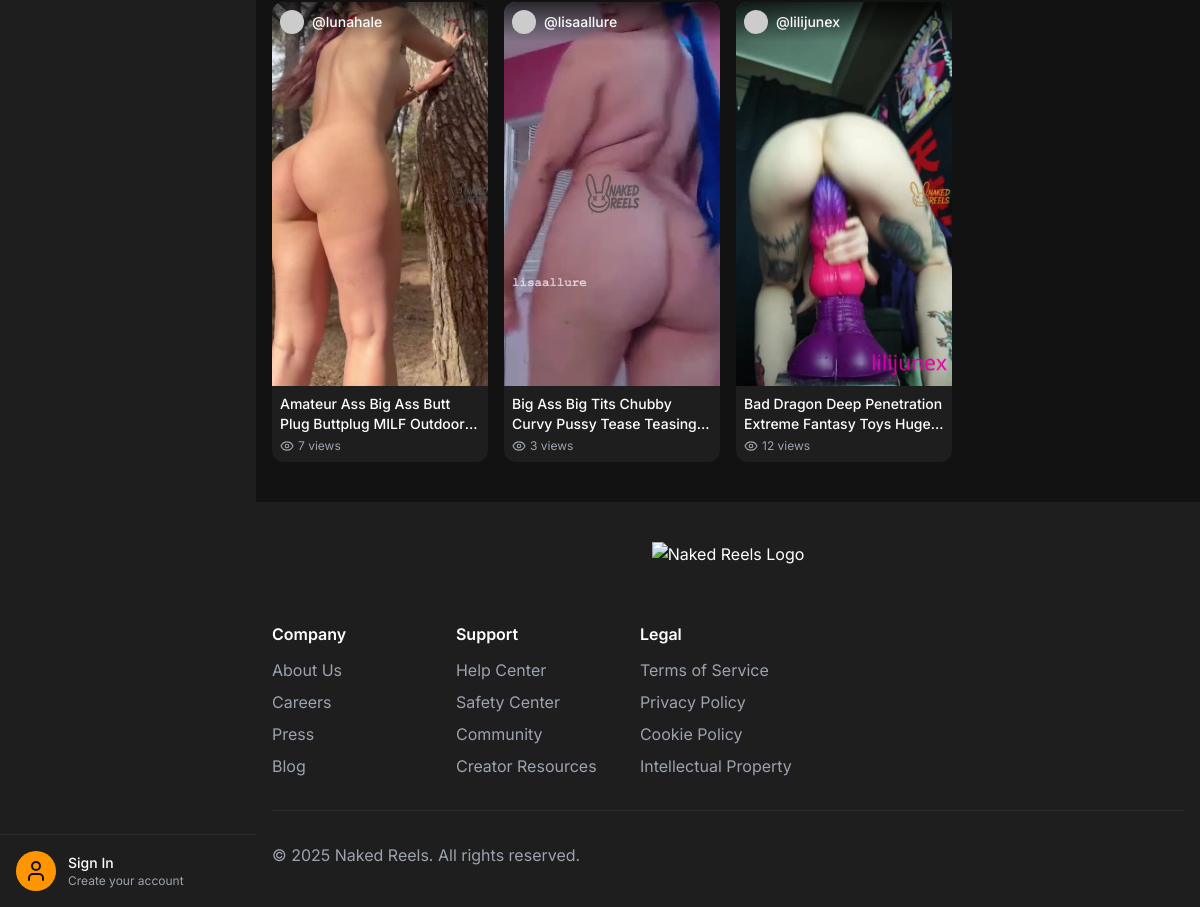
Before: /?page=2 (lower part) with the older database file.
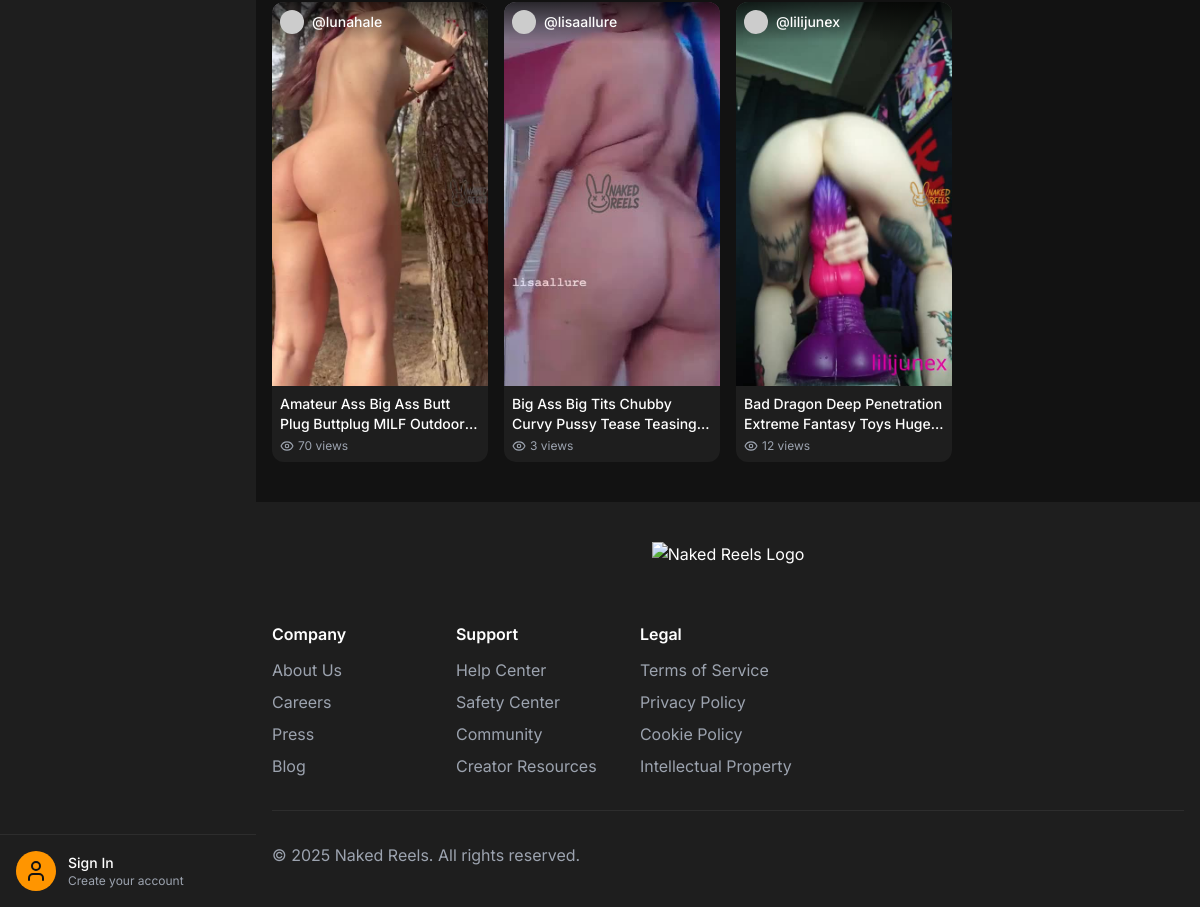
After: the same page with the newer database file.
### base/models.py (models this page shows, shortened)
class BaseModel(models.Model):
    id = models.UUIDField(primary_key=True, default=uuid.uuid4, editable=False)
    created_at = models.DateTimeField(auto_now_add=True)
    updated_at = models.DateTimeField(auto_now=True)
    class Meta:
        abstract = True

class Video(BaseModel):
    profile = models.ForeignKey(Profile, on_delete=models.CASCADE, related_name='videos')
    title = models.CharField(max_length=255)
    slug = models.SlugField(unique=True, blank=True)
    description = models.TextField(blank=True)
    video_file = models.FileField(upload_to='videos/')
    thumbnail = models.FileField(upload_to='thumbnails/', blank=True, null=True)
    category = models.ForeignKey(Category, on_delete=models.SET_NULL, null=True, blank=True)
    tags = models.ManyToManyField(Tag, blank=True, null=True)
    views = models.PositiveIntegerField(default=0)
    likes = models.PositiveIntegerField(default=0)

class Profile(BaseModel):
    user = models.OneToOneField(User, on_delete=models.CASCADE)
    bio = models.TextField(blank=True)
    avatar = models.FileField(upload_to='avatars/', blank=True)
    follow_count = models.PositiveIntegerField(default=0)

### base/views.py (the view)
# urls.py: path('', home, name="home"),
def home(request):
    all_recent_videos = Video.objects.all().order_by('-created_at')
    paginator = Paginator(all_recent_videos, 2)
    page_number = request.GET.get('page')
    recent_videos = paginator.get_page(page_number)
    for_you_videos = Video.objects.order_by('?')[:15]
    featured_profiles = Profile.objects.annotate(video_count=Count('videos')).order_by('-video_count')[:6]
    trending_categories = Category.objects.annotate(video_count=Count('video')).order_by('-video_count')[:6]
    context = {
        'recent_videos': recent_videos,
        'for_you_videos': for_you_videos,
        'featured_profiles': featured_profiles,
        'trending_categories': trending_categories,
    }
    return render(request, 'home.html', context)

### base/context_processors.py (called while the page is built)
def trending_searches(request):
    return {
        'trending_searches': get_trending_searches_cached()
    }

def categories_processor(request):
    categories = Category.objects.all()
    return {'categories': categories}

### base/utils.py (called while the page is built)
def get_trending_searches_cached(hours=24, limit=6, cache_key='trending_searches', timeout=300):
    trending = cache.get(cache_key)
    if trending is not None:
        return trending
    time_threshold = timezone.now() - timedelta(hours=hours)
    trending = (
        SearchQuery.objects.filter(searched_at__gte=time_threshold)
        .values('query')
        .annotate(search_count=Count('id'))
        .order_by('-search_count')[:limit]
    )
    cache.set(cache_key, list(trending), timeout)
    return trending

### templates/home.html (shortened to what this page needs)
{% extends 'base.html' %}
{% block body %}
<section class="py-10 px-4">
  <div class="container mx-auto">
    <div class="grid grid-cols-2 md:grid-cols-3 lg:grid-cols-4 xl:grid-cols-5 gap-4">
      {% for video in for_you_videos %}
      <a href="/video/{{video.slug}}">
        <div class="reel-card relative rounded-xl overflow-hidden group bg-dark-lighter">
          <div class="aspect-[9/16] bg-dark-light overflow-hidden">
            <img loading="lazy" src="{{ video.thumbnail.url }}" alt="{{ video.title }}"
              class="w-full h-full object-cover transition-transform duration-300">
            <div class="absolute top-0 left-0 right-0 p-2 bg-gradient-to-b from-black/70 to-transparent">
              <div class="flex items-center">
                <div class="w-6 h-6 rounded-full flex items-center justify-center">
                  {% if profile.avatar %}
              <img src="{{video.profile.avatar.url}}" alt="Creator profile" class="w-full h-full object-cover rounded-full">
              {% else %}
              <img src="https://api.dicebear.com/9.x/thumbs/svg?seed={{video.profile.user.username}}"
                alt="{{video.profile.user.username}}" class="w-full h-full object-cover rounded-full">
              {% endif %}
                </div>
                <span class="ml-2 text-sm font-medium">@{{ video.profile.user.username }}</span>
              </div>
            </div>
          </div>
          <div class="p-2">
            <h3 class="text-sm font-medium line-clamp-2">{{ video.title }}</h3>
            <div class="flex items-center mt-1 text-xs text-gray-400">
              <i data-lucide="eye" class="w-3.5 h-3.5 mr-1"></i>
              <span>{{ video.views }} views</span>
            </div>
          </div>
        </div>
      </a>
      {% endfor %}
    </div>
  </div>
</section>
{% endblock %}

Changed rows visible on the page:
changed Video "lunahale": views "7" → "70"
